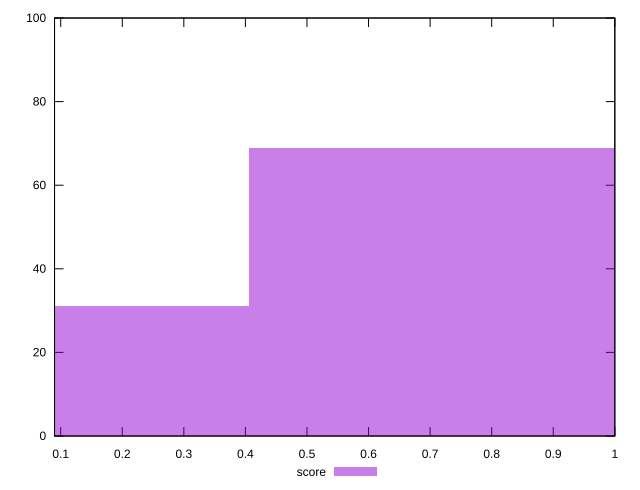

This chart was generated by the following gnuplot code:
reset

$score <<EOF
0 31
0.813147090948163 69
EOF

set key outside below
set boxwidth 0.813147090948163
set xrange [0.09:1]
set yrange [0:100]
set trange [0:100]
set style fill transparent solid 0.5 noborder
set terminal svg size 640, 490 enhanced background rgb 'white'
set output "reports/report_00028_2021-02-24T12-49-42.674Z/total-blocking-time/samples/agenda/score/histogram.svg"

plot $score title "score" with boxes

reset
